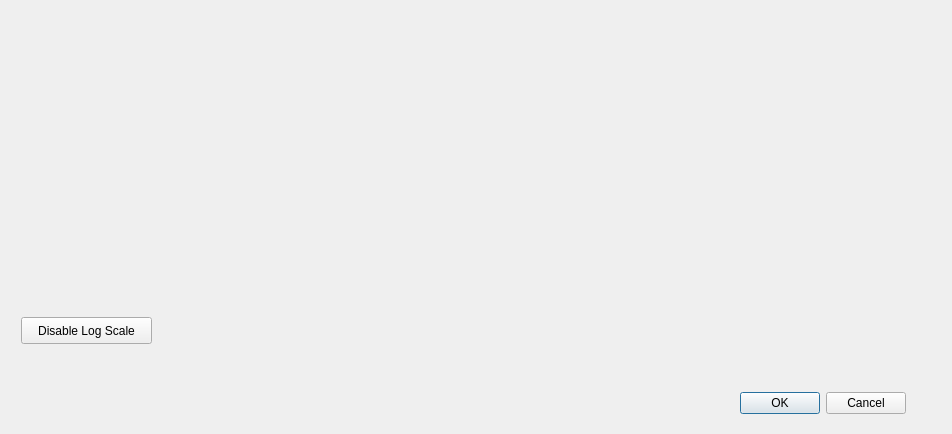
<?xml version="1.0" encoding="UTF-8"?>
<ui version="4.0">
 <class>pqHistogramDialog</class>
 <widget class="QDialog" name="pqHistogramDialog">
  <property name="geometry">
   <rect>
    <x>0</x>
    <y>0</y>
    <width>952</width>
    <height>434</height>
   </rect>
  </property>
  <property name="windowTitle">
   <string>Dialog</string>
  </property>
  <widget class="QDialogButtonBox" name="Confirmation">
   <property name="geometry">
    <rect>
     <x>730</x>
     <y>390</y>
     <width>176</width>
     <height>27</height>
    </rect>
   </property>
   <property name="sizePolicy">
    <sizepolicy hsizetype="Fixed" vsizetype="Fixed">
     <horstretch>0</horstretch>
     <verstretch>0</verstretch>
    </sizepolicy>
   </property>
   <property name="orientation">
    <enum>Qt::Horizontal</enum>
   </property>
   <property name="standardButtons">
    <set>QDialogButtonBox::Cancel|QDialogButtonBox::Ok</set>
   </property>
  </widget>
  <widget class="QWidget" name="">
   <property name="geometry">
    <rect>
     <x>1</x>
     <y>1</y>
     <width>952</width>
     <height>371</height>
    </rect>
   </property>
   <layout class="QVBoxLayout" name="verticalLayout">
    <item>
     <widget class="pqHistogramWidget" name="HistogramWidget" native="true">
      <property name="geometry">
       <rect>
          <x>0</x>
          <y>0</y>
          <width>952</width>
          <height>300</height>
         </rect>
      </property>
      <property name="minimumSize">
       <size>
        <width>950</width>
        <height>300</height>
       </size>
      </property>
     </widget>
    </item>
    <item>
     <widget class="QStackedWidget" name="stackedWidget">
      <property name="currentIndex">
       <number>1</number>
      </property>
      <widget class="QWidget" name="pageEnableLog">
       <widget class="QPushButton" name="UseLogScale">
        <property name="geometry">
         <rect>
          <x>10</x>
          <y>10</y>
          <width>110</width>
          <height>27</height>
         </rect>
        </property>
        <property name="sizePolicy">
         <sizepolicy hsizetype="Fixed" vsizetype="Fixed">
          <horstretch>0</horstretch>
          <verstretch>0</verstretch>
         </sizepolicy>
        </property>
        <property name="text">
         <string>Use Log Scale</string>
        </property>
       </widget>
      </widget>
      <widget class="QWidget" name="pageDisableLog">
       <widget class="QPushButton" name="DisableLogScale">
        <property name="geometry">
         <rect>
          <x>20</x>
          <y>10</y>
          <width>131</width>
          <height>27</height>
         </rect>
        </property>
        <property name="text">
         <string>Disable Log Scale</string>
        </property>
       </widget>
      </widget>
     </widget>
    </item>
   </layout>
  </widget>
 </widget>
 <customwidgets>
  <customwidget>
   <class>pqHistogramWidget</class>
   <extends>QWidget</extends>
   <header>pqHistogramWidget.h</header>
   <container>1</container>
  </customwidget>
 </customwidgets>
 <resources/>
 <connections/>
</ui>
